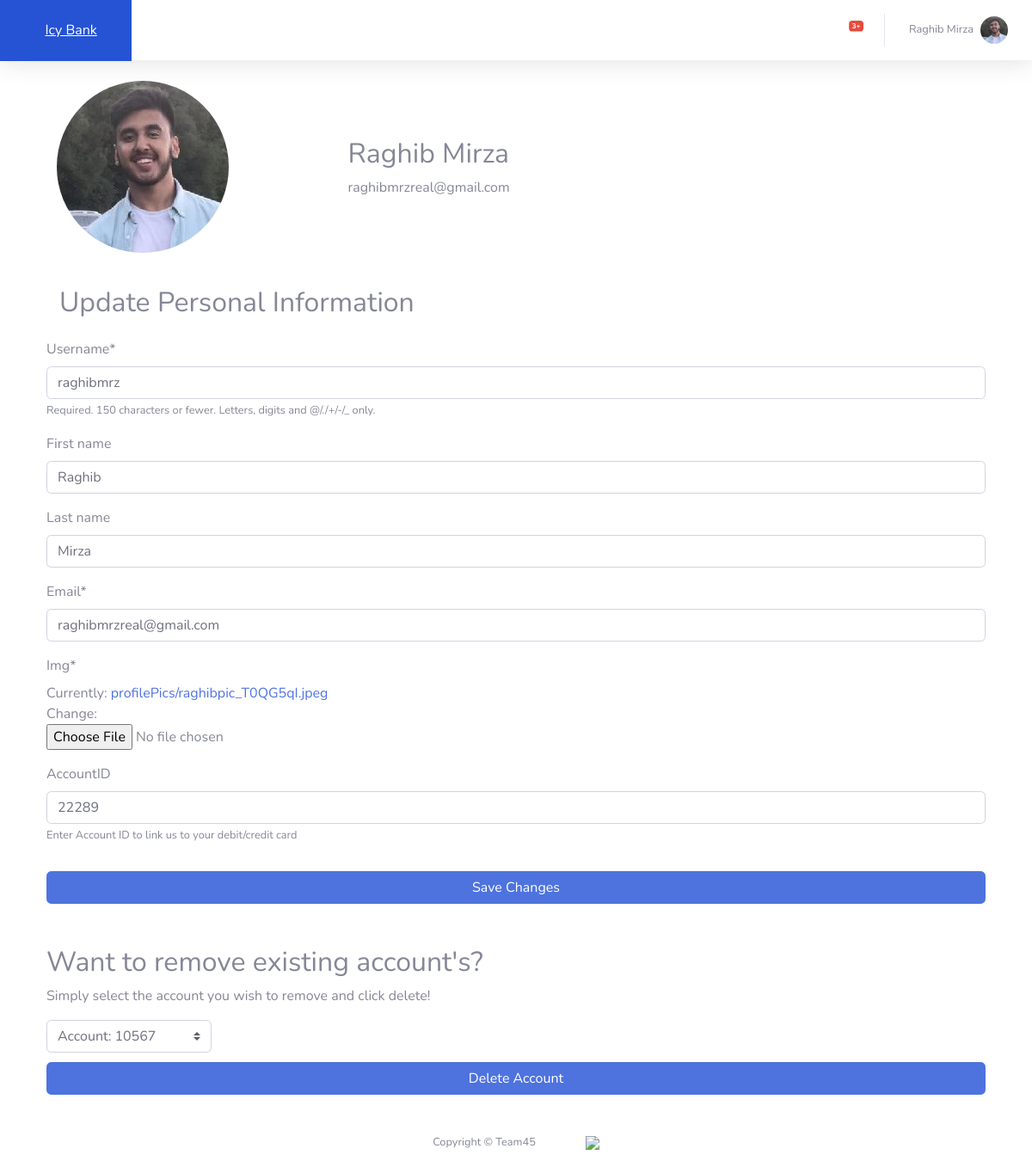
Page /home/profile (signed in) on the earlier database version.
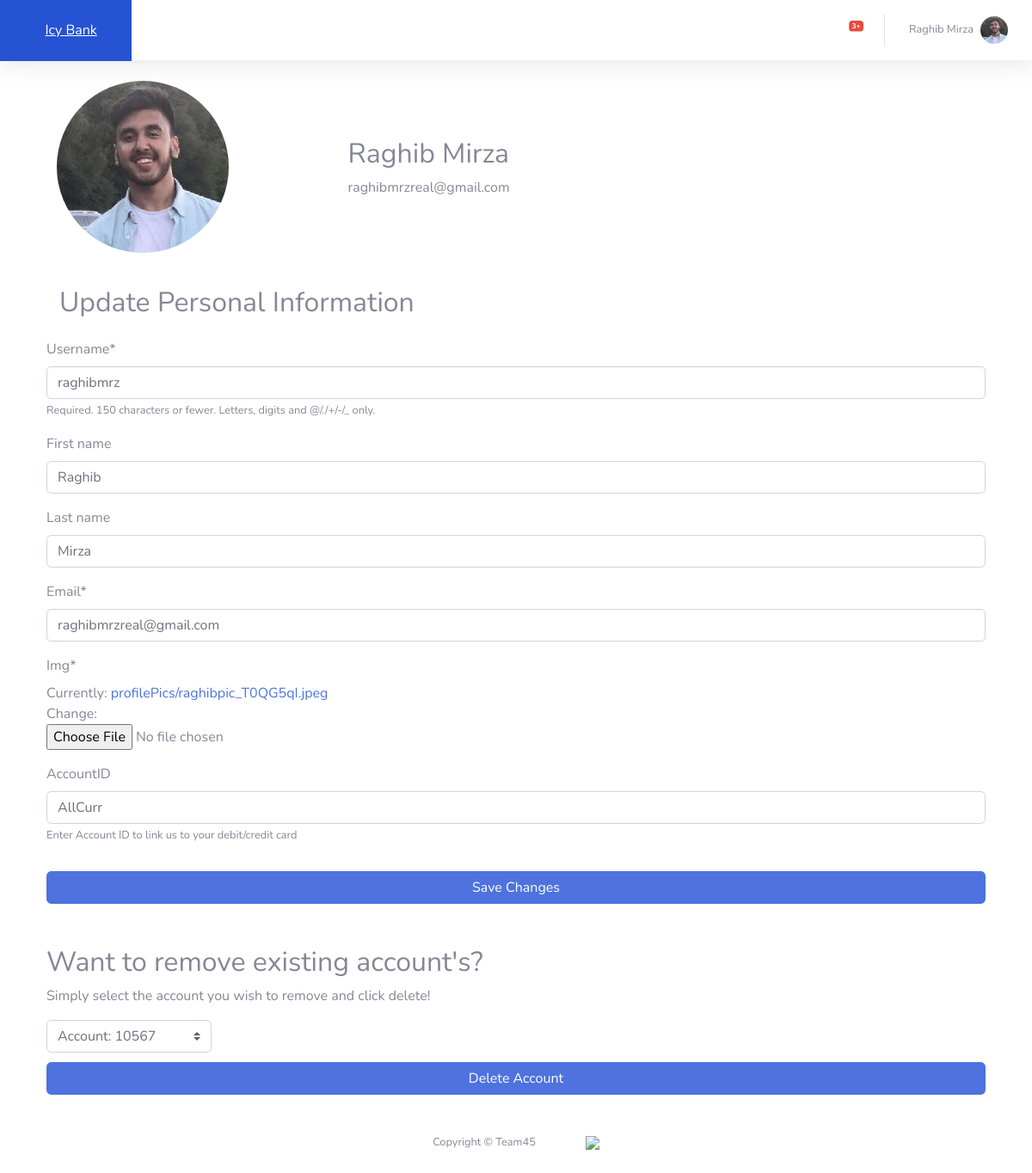
Same page on the later database version.
### users/models.py (models this page shows, shortened)
class Profile(models.Model):
    user = models.OneToOneField(User, on_delete=models.CASCADE)
    img = models.ImageField(default='default.png', upload_to='profilePics')
    accountID = models.CharField(max_length=14, blank=True,
                                 help_text="Enter Account ID to link us to your debit/credit card")
    gotAccount = models.CharField(max_length=1, blank=False, default="0")
    transPerPage = models.CharField(max_length=14, blank=False, default="10")
    dateRange = models.CharField(max_length=128, blank=False, default="None")
    useDateFilter = models.CharField(max_length=1, blank=False, default="0")
    def getAccountIDList(self):
        return Account.objects.filter(user__username=self.user.username).values_list('accountid', flat=True)

### transactions/views.py (the view)
# urls.py: path('profile', views.profile, name='profile'),
@login_required
def profile(request):
    request.session.set_expiry(600)
    if request.method == 'POST':
        uForm = UserUpdateForm(request.POST, request.FILES, instance=request.user)
        pForm = ProfileUpdateForm(request.POST, request.FILES, instance=request.user.profile)
        if uForm.is_valid() and pForm.is_valid():
            newAccountID = pForm.cleaned_data.get('accountID')
            request.user.profile.addToAccountList(newAccountID)
            uForm.save()
            pForm.save()
            messages.success(request, f'Account successfully updated')
            return redirect('profile')
    else:
        uForm = UserUpdateForm(instance=request.user)
        pForm = ProfileUpdateForm(instance=request.user.profile)
    context = {
        'uForm': uForm,
        'pForm': pForm,
        'accountIDs': getAccountIDsFromModel(request.user.profile)
    }
    return render(request, "transactions/profile.html", context)

### users/forms.py
class UserUpdateForm(forms.ModelForm):
    email = forms.EmailField()
    class Meta:
        model = User
        fields = ['username', 'first_name', 'last_name', 'email']

class ProfileUpdateForm(forms.ModelForm):
    class Meta:
        model = Profile
        fields = ['img', 'accountID']

### transactions/utils.py (called while the page is built)
def getAccountIDsFromModel(profile):
    accountList = []
    for accounts in profile.getAccountIDList():
        accountList.append(str(accounts))
    return accountList

### transactions/templates/transactions/profile.html (shortened to what this page needs)
{% extends "transactions/base.html" %}
{% load crispy_forms_tags %}
{% block ctt %}
<div class="content-section">
	<div class="media">
		<div class="col-xl-3 col-md-6 mb-4">
			<img class="rounded-circle account-img" src="{{ user.profile.img.url }}">
		</div>
		<div class="col-xl-3 col-md-6 mb-4" style="margin: 6%">
			<h2 class="account-heading">{{ user.first_name }} {{ user.last_name }}</h2>
			<p class="test-secondary">{{ user.email }}</p>
		</div>
	</div>
	<h2 style="padding: 15px">
		Update Personal Information
	</h2>
	<form method="POST" enctype="multipart/form-data">
		<fieldset class="form-group">
			{{ uForm|crispy }}
			{{ pForm|crispy }}
		</fieldset>
		<div class="form-group">
			<button class="btn btn-primary btn-user btn-block" type="submit">
				Save Changes
			</button>
		</div>
	</form>
	<div style="padding-top: 3%">
		<h2 class="account-heading" >
		Want to remove existing account's?</h2>
		<p class="test-secondary">Simply select the account you wish to remove and click delete!</p>
	</div>
	<form action="{% url 'delete' %}" method="POST">
		<select class="custom-select w-auto" name="accountDropdown" style="margin-bottom: 1%">
		{% for account in accountIDs %}
			<option value="{{account}}">Account: {{ account }}</option>
		{% endfor %}
		</select>
		<div class="form-group">
			<input class="btn btn-primary btn-user btn-block" type="submit" value="Delete Account">
		</div>
	</form>
</div>
{% endblock ctt %}

Differences in the rows shown:
changed Profile: accountID "22289" → "AllCurr"
